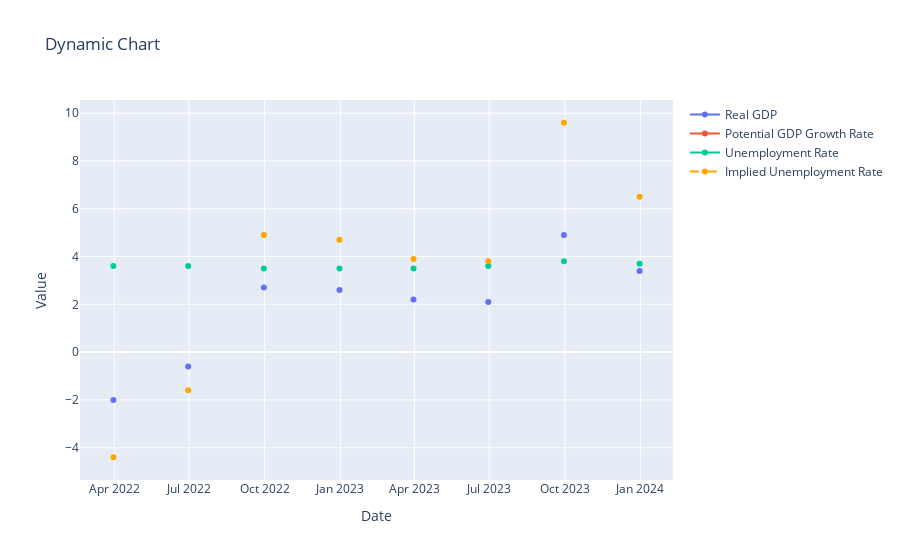

Here is the notebook cell this chart was saved with:
### Markdown cell above
Certainly! Estimating the values of `k` and `c` for Okun's Law typically involves empirical analysis and may vary depending on the specific economic conditions and time period. However, I can provide you with typical ranges for these coefficients based on historical data and economic research.

1. **Normal Rate of Growth in the Labor Force plus Normal Rate of Increase in Labor Productivity (k):**
   - The normal rate of growth in the labor force plus the normal rate of increase in labor productivity (k) can vary depending on the country, economic conditions, and time period.
   - In the United States, historical values for k have ranged between 1.5% to 3.0%.
   - A value of around 2.0% is commonly used as a starting point.

2. **Okun's Coefficient (c):**
   - Okun's coefficient (c) represents the relationship between changes in GDP growth and changes in the unemployment rate.
   - Empirical estimates of c for the United States have ranged between 1.5 to 2.5.
   - A common value used for c is around 2.0, indicating that a 1% increase in GDP above the normal rate would lead to a 2% decrease in the unemployment rate.

These are general guidelines, and the actual values of `k` and `c` may vary based on the specific economic context. It's recommended to conduct further research or consult economic literature to obtain more accurate estimates for your analysis. Additionally, sensitivity analysis can be performed to assess the impact of different values of `k` and `c` on the results.

### Code cell
import pandas as pd
import numpy as np
import plotly.graph_objs as go

# Assuming values for k and c
k = 2.0  # Normal rate of growth in the labor force plus normal rate of increase in labor productivity
c = 2.0  # Okun's coefficient

# Generate the monthly time span
date_range = pd.date_range(start='2022-01-01', end='2025-01-01', freq='M')

# Select data for each DataFrame to fill the new DataFrame
# Assuming dfrealgdp, dfpotentialgdp_merged, and dfunemploymentrate are already defined
df_realgdp_selected = dfrealgdp[dfrealgdp['Date'].isin(date_range)].rename(columns={'Value': 'Value_realgdp'})
df_potentialgdp_selected = dfpotentialgdp_merged[dfpotentialgdp_merged['Date'].isin(date_range)].rename(columns={'Value': 'Value_potentialgdp_growth_rate'})
df_unemploymentrate_selected = dfunemploymentrate[dfunemploymentrate['Date'].isin(date_range)].rename(columns={'Value': 'Value_unemploymentrate'})

# Merge the selected data into the new DataFrame
merged_df = pd.merge(date_range.to_frame(), df_realgdp_selected, left_on=0, right_on='Date', how='left')
merged_df = pd.merge(merged_df, df_potentialgdp_selected, on='Date', how='left')
merged_df = pd.merge(merged_df, df_unemploymentrate_selected, on='Date', how='left')

# Convert columns to numeric type if needed
numeric_cols = ['Value_realgdp', 'Value_unemploymentrate']
for col in numeric_cols:
    merged_df[col] = pd.to_numeric(merged_df[col].str.rstrip('%'), errors='coerce')

# Replace missing values in 'Value_potentialgdp_growth_rate' with zero
merged_df['Value_potentialgdp_growth_rate'].fillna('0%', inplace=True)

# Convert 'Value_potentialgdp_growth_rate' column to numeric type
merged_df['Value_potentialgdp_growth_rate'] = pd.to_numeric(merged_df['Value_potentialgdp_growth_rate'].str.rstrip('%'), errors='coerce')

# Apply Okun's Law to estimate the implied unemployment rate
merged_df['Implied_Unemployment_Rate'] = merged_df['Value_unemploymentrate'] + c * (merged_df['Value_realgdp'] - k)

# Create Plotly figure
fig = go.Figure()

# Add traces for each dataset
fig.add_trace(go.Scatter(x=merged_df['Date'], y=merged_df['Value_realgdp'], mode='lines+markers', name='Real GDP'))
fig.add_trace(go.Scatter(x=merged_df['Date'], y=merged_df['Value_potentialgdp_growth_rate'], mode='lines+markers', name='Potential GDP Growth Rate'))
fig.add_trace(go.Scatter(x=merged_df['Date'], y=merged_df['Value_unemploymentrate'], mode='lines+markers', name='Unemployment Rate'))
fig.add_trace(go.Scatter(x=merged_df['Date'], y=merged_df['Implied_Unemployment_Rate'], mode='lines+markers', name='Implied Unemployment Rate', line=dict(dash='dash', color='orange')))

# Update layout
fig.update_layout(title='Dynamic Chart',
                  xaxis_title='Date',
                  yaxis_title='Value')

# Show plot
fig.show()

### Figure 1 — Plotly figure (JSON) as saved in the notebook; plotly's stock layout.template omitted (floating-point values rounded to 4 significant figures)
{"data": [{"mode": "lines+markers", "name": "Real GDP", "type": "scatter", "x": [null, null, "2022-03-31T00:00:00", null, null, "2022-06-30T00:00:00", null, null, "2022-09-30T00:00:00", null, null, "2022-12-31T00:00:00", null, null, "2023-03-31T00:00:00", null, null, "2023-06-30T00:00:00", null, null, "2023-09-30T00:00:00", null, null, "2023-12-31T00:00:00", null, null, null, null, null, null, null, null, null, null, null, null], "y": [null, null, -2, null, null, -0.6, null, null, 2.7, null, null, 2.6, null, null, 2.2, null, null, 2.1, null, null, 4.9, null, null, 3.4, null, null, null, null, null, null, null, null, null, null, null, null]}, {"mode": "lines+markers", "name": "Potential GDP Growth Rate", "type": "scatter", "x": [null, null, "2022-03-31T00:00:00", null, null, "2022-06-30T00:00:00", null, null, "2022-09-30T00:00:00", null, null, "2022-12-31T00:00:00", null, null, "2023-03-31T00:00:00", null, null, "2023-06-30T00:00:00", null, null, "2023-09-30T00:00:00", null, null, "2023-12-31T00:00:00", null, null, null, null, null, null, null, null, null, null, null, null], "y": [0, 0, null, 0, 0, null, 0, 0, null, 0, 0, null, 0, 0, null, 0, 0, null, 0, 0, null, 0, 0, null, 0, 0, 0, 0, 0, 0, 0, 0, 0, 0, 0, 0]}, {"mode": "lines+markers", "name": "Unemployment Rate", "type": "scatter", "x": [null, null, "2022-03-31T00:00:00", null, null, "2022-06-30T00:00:00", null, null, "2022-09-30T00:00:00", null, null, "2022-12-31T00:00:00", null, null, "2023-03-31T00:00:00", null, null, "2023-06-30T00:00:00", null, null, "2023-09-30T00:00:00", null, null, "2023-12-31T00:00:00", null, null, null, null, null, null, null, null, null, null, null, null], "y": [null, null, 3.6, null, null, 3.6, null, null, 3.5, null, null, 3.5, null, null, 3.5, null, null, 3.6, null, null, 3.8, null, null, 3.7, null, null, null, null, null, null, null, null, null, null, null, null]}, {"line": {"color": "orange", "dash": "dash"}, "mode": "lines+markers", "name": "Implied Unemployment Rate", "type": "scatter", "x": [null, null, "2022-03-31T00:00:00", null, null, "2022-06-30T00:00:00", null, null, "2022-09-30T00:00:00", null, null, "2022-12-31T00:00:00", null, null, "2023-03-31T00:00:00", null, null, "2023-06-30T00:00:00", null, null, "2023-09-30T00:00:00", null, null, "2023-12-31T00:00:00", null, null, null, null, null, null, null, null, null, null, null, null], "y": [null, null, -4.4, null, null, -1.6, null, null, 4.9, null, null, 4.7, null, null, 3.9, null, null, 3.8, null, null, 9.6, null, null, 6.5, null, null, null, null, null, null, null, null, null, null, null, null]}], "layout": {"title": {"text": "Dynamic Chart"}, "xaxis": {"title": {"text": "Date"}}, "yaxis": {"title": {"text": "Value"}}}}
